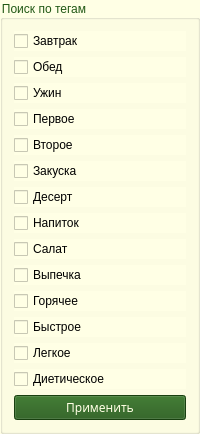
           <widget class="QGroupBox" name="horizontalGroupBox_6">
            <property name="palette">
             <palette>
              <active>
               <colorrole role="WindowText">
                <brush brushstyle="SolidPattern">
                 <color alpha="255">
                  <red>33</red>
                  <green>88</green>
                  <blue>21</blue>
                 </color>
                </brush>
               </colorrole>
               <colorrole role="Button">
                <brush brushstyle="SolidPattern">
                 <color alpha="255">
                  <red>255</red>
                  <green>255</green>
                  <blue>229</blue>
                 </color>
                </brush>
               </colorrole>
               <colorrole role="Light">
                <brush brushstyle="SolidPattern">
                 <color alpha="255">
                  <red>255</red>
                  <green>255</green>
                  <blue>229</blue>
                 </color>
                </brush>
               </colorrole>
               <colorrole role="Text">
                <brush brushstyle="SolidPattern">
                 <color alpha="255">
                  <red>33</red>
                  <green>88</green>
                  <blue>21</blue>
                 </color>
                </brush>
               </colorrole>
               <colorrole role="BrightText">
                <brush brushstyle="SolidPattern">
                 <color alpha="255">
                  <red>255</red>
                  <green>255</green>
                  <blue>229</blue>
                 </color>
                </brush>
               </colorrole>
               <colorrole role="ButtonText">
                <brush brushstyle="SolidPattern">
                 <color alpha="255">
                  <red>33</red>
                  <green>88</green>
                  <blue>21</blue>
                 </color>
                </brush>
               </colorrole>
               <colorrole role="Base">
                <brush brushstyle="SolidPattern">
                 <color alpha="255">
                  <red>255</red>
                  <green>255</green>
                  <blue>229</blue>
                 </color>
                </brush>
               </colorrole>
               <colorrole role="Window">
                <brush brushstyle="SolidPattern">
                 <color alpha="255">
                  <red>255</red>
                  <green>255</green>
                  <blue>229</blue>
                 </color>
                </brush>
               </colorrole>
               <colorrole role="HighlightedText">
                <brush brushstyle="SolidPattern">
                 <color alpha="255">
                  <red>255</red>
                  <green>255</green>
                  <blue>229</blue>
                 </color>
                </brush>
               </colorrole>
               <colorrole role="NoRole">
                <brush brushstyle="SolidPattern">
                 <color alpha="255">
                  <red>255</red>
                  <green>255</green>
                  <blue>229</blue>
                 </color>
                </brush>
               </colorrole>
              </active>
              <inactive>
               <colorrole role="WindowText">
                <brush brushstyle="SolidPattern">
                 <color alpha="255">
                  <red>33</red>
                  <green>88</green>
                  <blue>21</blue>
                 </color>
                </brush>
               </colorrole>
               <colorrole role="Button">
                <brush brushstyle="SolidPattern">
                 <color alpha="255">
                  <red>255</red>
                  <green>255</green>
                  <blue>229</blue>
                 </color>
                </brush>
               </colorrole>
               <colorrole role="Light">
                <brush brushstyle="SolidPattern">
                 <color alpha="255">
                  <red>255</red>
                  <green>255</green>
                  <blue>229</blue>
                 </color>
                </brush>
               </colorrole>
               <colorrole role="Text">
                <brush brushstyle="SolidPattern">
                 <color alpha="255">
                  <red>33</red>
                  <green>88</green>
                  <blue>21</blue>
                 </color>
                </brush>
               </colorrole>
               <colorrole role="BrightText">
                <brush brushstyle="SolidPattern">
                 <color alpha="255">
                  <red>255</red>
                  <green>255</green>
                  <blue>229</blue>
                 </color>
                </brush>
               </colorrole>
               <colorrole role="ButtonText">
                <brush brushstyle="SolidPattern">
                 <color alpha="255">
                  <red>33</red>
                  <green>88</green>
                  <blue>21</blue>
                 </color>
                </brush>
               </colorrole>
               <colorrole role="Base">
                <brush brushstyle="SolidPattern">
                 <color alpha="255">
                  <red>255</red>
                  <green>255</green>
                  <blue>229</blue>
                 </color>
                </brush>
               </colorrole>
               <colorrole role="Window">
                <brush brushstyle="SolidPattern">
                 <color alpha="255">
                  <red>255</red>
                  <green>255</green>
                  <blue>229</blue>
                 </color>
                </brush>
               </colorrole>
               <colorrole role="HighlightedText">
                <brush brushstyle="SolidPattern">
                 <color alpha="255">
                  <red>255</red>
                  <green>255</green>
                  <blue>229</blue>
                 </color>
                </brush>
               </colorrole>
               <colorrole role="NoRole">
                <brush brushstyle="SolidPattern">
                 <color alpha="255">
                  <red>255</red>
                  <green>255</green>
                  <blue>229</blue>
                 </color>
                </brush>
               </colorrole>
              </inactive>
              <disabled>
               <colorrole role="WindowText">
                <brush brushstyle="SolidPattern">
                 <color alpha="255">
                  <red>95</red>
                  <green>120</green>
                  <blue>84</blue>
                 </color>
                </brush>
               </colorrole>
               <colorrole role="Button">
                <brush brushstyle="SolidPattern">
                 <color alpha="255">
                  <red>255</red>
                  <green>255</green>
                  <blue>229</blue>
                 </color>
                </brush>
               </colorrole>
               <colorrole role="Light">
                <brush brushstyle="SolidPattern">
                 <color alpha="255">
                  <red>255</red>
                  <green>255</green>
                  <blue>229</blue>
                 </color>
                </brush>
               </colorrole>
               <colorrole role="Text">
                <brush brushstyle="SolidPattern">
                 <color alpha="255">
                  <red>95</red>
                  <green>120</green>
                  <blue>84</blue>
                 </color>
                </brush>
               </colorrole>
               <colorrole role="BrightText">
                <brush brushstyle="SolidPattern">
                 <color alpha="255">
                  <red>255</red>
                  <green>255</green>
                  <blue>229</blue>
                 </color>
                </brush>
               </colorrole>
               <colorrole role="ButtonText">
                <brush brushstyle="SolidPattern">
                 <color alpha="255">
                  <red>95</red>
                  <green>120</green>
                  <blue>84</blue>
                 </color>
                </brush>
               </colorrole>
               <colorrole role="Base">
                <brush brushstyle="SolidPattern">
                 <color alpha="255">
                  <red>255</red>
                  <green>255</green>
                  <blue>229</blue>
                 </color>
                </brush>
               </colorrole>
               <colorrole role="Window">
                <brush brushstyle="SolidPattern">
                 <color alpha="255">
                  <red>255</red>
                  <green>255</green>
                  <blue>229</blue>
                 </color>
                </brush>
               </colorrole>
               <colorrole role="HighlightedText">
                <brush brushstyle="SolidPattern">
                 <color alpha="255">
                  <red>255</red>
                  <green>255</green>
                  <blue>229</blue>
                 </color>
                </brush>
               </colorrole>
               <colorrole role="NoRole">
                <brush brushstyle="SolidPattern">
                 <color alpha="255">
                  <red>255</red>
                  <green>255</green>
                  <blue>229</blue>
                 </color>
                </brush>
               </colorrole>
              </disabled>
             </palette>
            </property>
            <property name="styleSheet">
             <string notr="true">background-color: rgb(255, 255, 229);</string>
            </property>
            <property name="title">
             <string>Поиск по тегам</string>
            </property>
            <layout class="QHBoxLayout" name="horizontalLayout_16">
             <item>
              <layout class="QVBoxLayout" name="verticalLayout_5">
               <item>
                <widget class="QCheckBox" name="breakfast_box">
                 <property name="text">
                  <string>Завтрак</string>
                 </property>
                </widget>
               </item>
               <item>
                <widget class="QCheckBox" name="lunch_box">
                 <property name="text">
                  <string>Обед</string>
                 </property>
                </widget>
               </item>
               <item>
                <widget class="QCheckBox" name="dinner_box">
                 <property name="text">
                  <string>Ужин</string>
                 </property>
                </widget>
               </item>
               <item>
                <widget class="QCheckBox" name="first_dish_box">
                 <property name="styleSheet">
                  <string notr="true"/>
                 </property>
                 <property name="text">
                  <string>Первое</string>
                 </property>
                </widget>
               </item>
               <item>
                <widget class="QCheckBox" name="second_dish_box">
                 <property name="text">
                  <string>Второе</string>
                 </property>
                </widget>
               </item>
               <item>
                <widget class="QCheckBox" name="snack_box">
                 <property name="text">
                  <string>Закуска</string>
                 </property>
                </widget>
               </item>
               <item>
                <widget class="QCheckBox" name="sweet_box">
                 <property name="text">
                  <string>Десерт</string>
                 </property>
                </widget>
               </item>
               <item>
                <widget class="QCheckBox" name="drink_box">
                 <property name="text">
                  <string>Напиток</string>
                 </property>
                </widget>
               </item>
               <item>
                <widget class="QCheckBox" name="salad_box">
                 <property name="text">
                  <string>Салат</string>
                 </property>
                </widget>
               </item>
               <item>
                <widget class="QCheckBox" name="bakery_box">
                 <property name="text">
                  <string>Выпечка</string>
                 </property>
                </widget>
               </item>
               <item>
                <widget class="QCheckBox" name="hot_box">
                 <property name="text">
                  <string>Горячее</string>
                 </property>
                </widget>
               </item>
               <item>
                <widget class="QCheckBox" name="fast_box">
                 <property name="text">
                  <string>Быстрое</string>
                 </property>
                </widget>
               </item>
               <item>
                <widget class="QCheckBox" name="easy_box">
                 <property name="text">
                  <string>Легкое</string>
                 </property>
                </widget>
               </item>
               <item>
                <widget class="QCheckBox" name="diet_box">
                 <property name="styleSheet">
                  <string notr="true">selection-color: rgb(33, 88, 21);</string>
                 </property>
                 <property name="text">
                  <string>Диетическое</string>
                 </property>
                </widget>
               </item>
               <item>
                <widget class="QPushButton" name="search_tags_btn">
                 <property name="font">
                  <font>
                   <family>Sitka Small</family>
                  </font>
                 </property>
                 <property name="styleSheet">
                  <string notr="true">background-color: rgb(33, 88, 21);
color: rgb(255, 255, 229);</string>
                 </property>
                 <property name="text">
                  <string>Применить</string>
                 </property>
                </widget>
               </item>
              </layout>
             </item>
            </layout>
           </widget>
